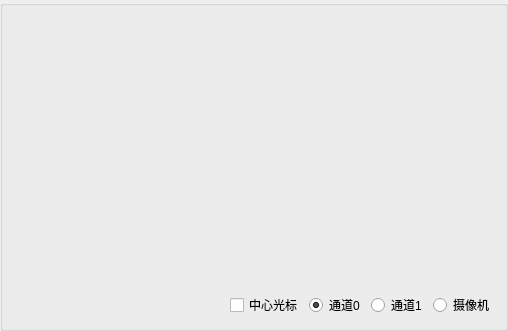
    <widget class="QGroupBox" name="groupBox">
     <property name="sizePolicy">
      <sizepolicy hsizetype="Expanding" vsizetype="Expanding">
       <horstretch>0</horstretch>
       <verstretch>0</verstretch>
      </sizepolicy>
     </property>
     <property name="title">
      <string/>
     </property>
     <layout class="QGridLayout" name="gridLayout_8">
      <item row="0" column="0">
       <widget class="video_qlabel" name="label_video">
        <property name="sizePolicy">
         <sizepolicy hsizetype="Expanding" vsizetype="Expanding">
          <horstretch>0</horstretch>
          <verstretch>0</verstretch>
         </sizepolicy>
        </property>
        <property name="minimumSize">
         <size>
          <width>480</width>
          <height>270</height>
         </size>
        </property>
        <property name="palette">
         <palette>
          <active>
           <colorrole role="Base">
            <brush brushstyle="SolidPattern">
             <color alpha="255">
              <red>255</red>
              <green>255</green>
              <blue>255</blue>
             </color>
            </brush>
           </colorrole>
          </active>
          <inactive>
           <colorrole role="Base">
            <brush brushstyle="SolidPattern">
             <color alpha="255">
              <red>255</red>
              <green>255</green>
              <blue>255</blue>
             </color>
            </brush>
           </colorrole>
          </inactive>
          <disabled>
           <colorrole role="Base">
            <brush brushstyle="SolidPattern">
             <color alpha="255">
              <red>212</red>
              <green>208</green>
              <blue>200</blue>
             </color>
            </brush>
           </colorrole>
          </disabled>
         </palette>
        </property>
        <property name="autoFillBackground">
         <bool>false</bool>
        </property>
        <property name="text">
         <string/>
        </property>
       </widget>
      </item>
      <item row="1" column="0">
       <layout class="QHBoxLayout" name="horizontalLayout">
        <item>
         <spacer name="horizontalSpacer">
          <property name="orientation">
           <enum>Qt::Horizontal</enum>
          </property>
          <property name="sizeHint" stdset="0">
           <size>
            <width>40</width>
            <height>20</height>
           </size>
          </property>
         </spacer>
        </item>
        <item>
         <widget class="QCheckBox" name="checkBox_show_cursor">
          <property name="text">
           <string>中心光标</string>
          </property>
         </widget>
        </item>
        <item>
         <widget class="QRadioButton" name="radioButton_channel0_mode">
          <property name="sizePolicy">
           <sizepolicy hsizetype="Maximum" vsizetype="Maximum">
            <horstretch>0</horstretch>
            <verstretch>0</verstretch>
           </sizepolicy>
          </property>
          <property name="minimumSize">
           <size>
            <width>0</width>
            <height>22</height>
           </size>
          </property>
          <property name="text">
           <string>通道0</string>
          </property>
          <property name="checked">
           <bool>true</bool>
          </property>
         </widget>
        </item>
        <item>
         <widget class="QRadioButton" name="radioButton_channel1_mode">
          <property name="sizePolicy">
           <sizepolicy hsizetype="Maximum" vsizetype="Maximum">
            <horstretch>0</horstretch>
            <verstretch>0</verstretch>
           </sizepolicy>
          </property>
          <property name="minimumSize">
           <size>
            <width>0</width>
            <height>22</height>
           </size>
          </property>
          <property name="text">
           <string>通道1</string>
          </property>
         </widget>
        </item>
        <item>
         <widget class="QRadioButton" name="radioButton_channel2_mode">
          <property name="sizePolicy">
           <sizepolicy hsizetype="Maximum" vsizetype="Maximum">
            <horstretch>0</horstretch>
            <verstretch>0</verstretch>
           </sizepolicy>
          </property>
          <property name="minimumSize">
           <size>
            <width>0</width>
            <height>22</height>
           </size>
          </property>
          <property name="text">
           <string>摄像机</string>
          </property>
         </widget>
        </item>
       </layout>
      </item>
     </layout>
    </widget>
